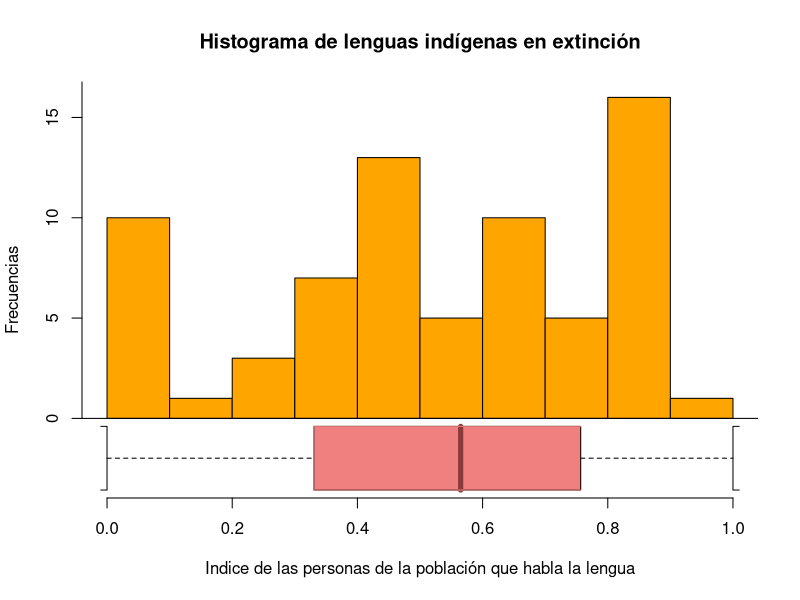
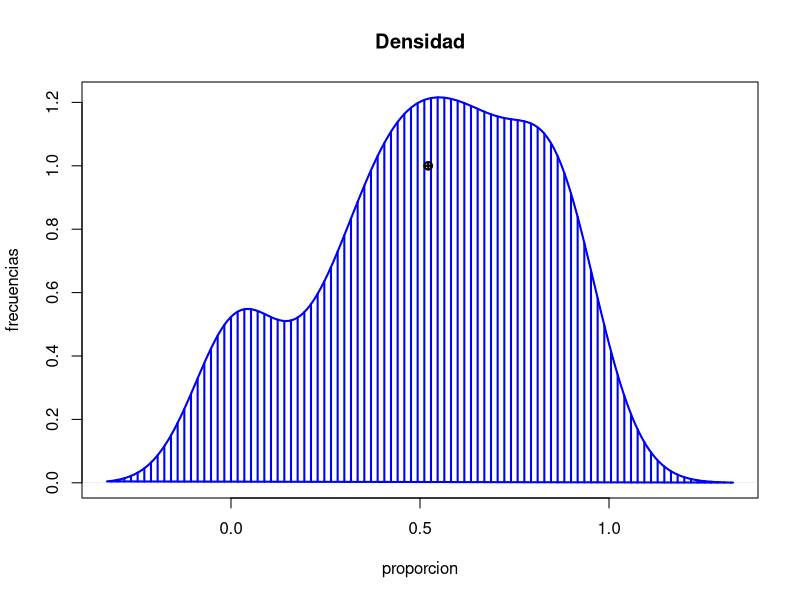
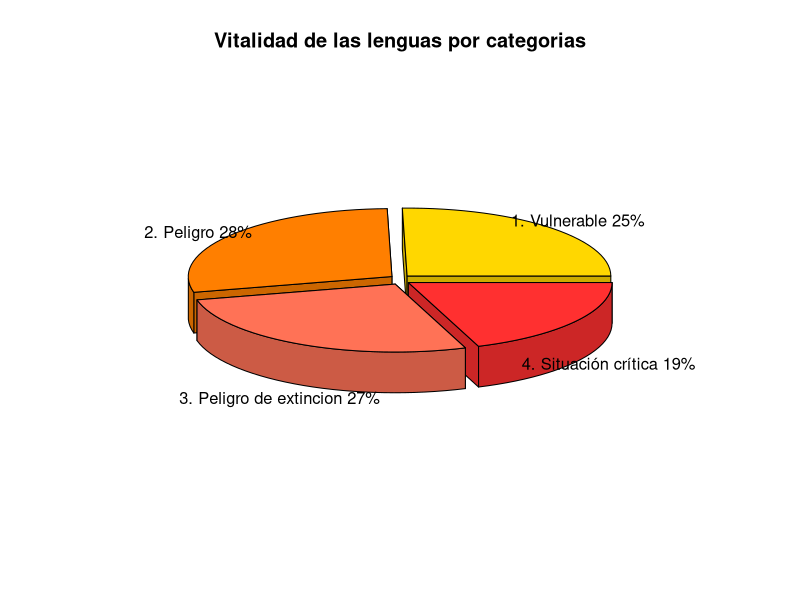

The R source for these figures, in order:
## ---- chunk 1
datosLenguas <- read.csv("Lenguas en Colombia - Copy2.csv", header= T, sep=",")
proporcion_subg <- datosLenguas$Proporcion
proporcion_na <- as.numeric(proporcion_subg)
proporcion <- na.omit(proporcion_na)
## ---- chunk 2
head(datosLenguas)
## ---- chunk 3
mean(proporcion)
## ---- chunk 4
median(proporcion)
## ---- chunk 5
frecuencias <- data.frame(table(proporcion))
mode <- frecuencias[which.max(frecuencias$Freq),1]
mode
## ---- chunk 6
quantile(proporcion)
## ---- chunk 7
quantile(proporcion, 0.65)
## ---- chunk 8
summary(proporcion)
## ---- chunk 9
var(proporcion)
## ---- chunk 10
sd(proporcion)
## ---- chunk 11
x <- mean(proporcion)
y <- sd(proporcion)

cv <- (y/x)*100
cv
## ---- chunk 12
library(psych)
skew(proporcion)
## ---- chunk 13
kurtosi(proporcion)
## ---- chunk 14
library(sfsmisc)
histBxp(proporcion, main="Histograma de lenguas indígenas en extinción", col="orange", boxcol="lightcoral", medcol="indianred4", xlab="Indice de las personas de la población que habla la lengua", ylab="Frecuencias")
## ---- chunk 15
dx <- density(proporcion)
plot(dx, main="Densidad", xlab="proporcion", ylab="frecuencias")
polygon(dx, density=15, angle=90, lwd=2, col="blue")
points(mean(proporcion),1, pch=10, lwd=2)
## ---- chunk 16
categorias <- c("1. Vulnerable", "2. Peligro", "3. Peligro de extincion", "4. Situación crítica")
colores <- c("gold1","darkorange1", "coral1", "firebrick1")

# Pie Chart with Percentages
slices <- c(17,19,18,13)
lbls <- c("1. Vulnerable", "2. Peligro", "3. Peligro de extincion",
          "4. Situación crítica")
pct <- round(slices/sum(slices)*100)
lbls <- paste(lbls, pct) # add percents to labels
lbls <- paste(lbls,"%",sep="") # ad % to labels

# 3D Exploded Pie Chart
library(plotrix)
pie3D(slices,labels=lbls, labelcex=0.99,  explode=0.05,
      main="Vitalidad de las lenguas por categorias", col=colores)
